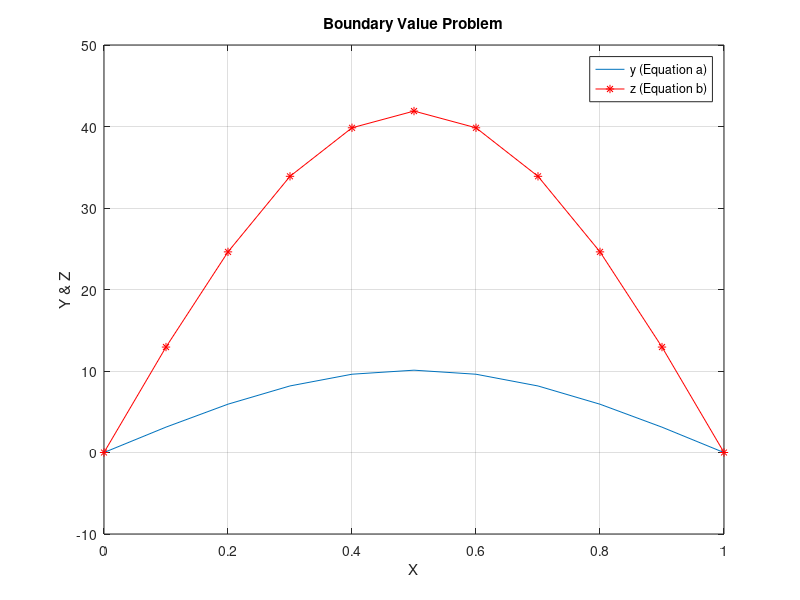

MATLAB code for this plot:
%-------- Test 2 -----Problem 1-----
%---Mohsen---

clear all
clc

xspan=[0 1];
h=0.1;
x=xspan(1):h:xspan(2);

y=10*sin(sqrt(10)*x)-(1/10)*cos(sqrt(10)*x)+1/10;
z=41.7924*sin(sqrt(9.9)*x)-(1/9.9)*cos(sqrt(9.9)*x)+1/9.9;

plot(x,y,x,z,'-*r')
grid on, title('Boundary Value Problem')
legend('y (Equation a)','z (Equation b)','location','northeast')
xlabel('X');
ylabel('Y & Z');
